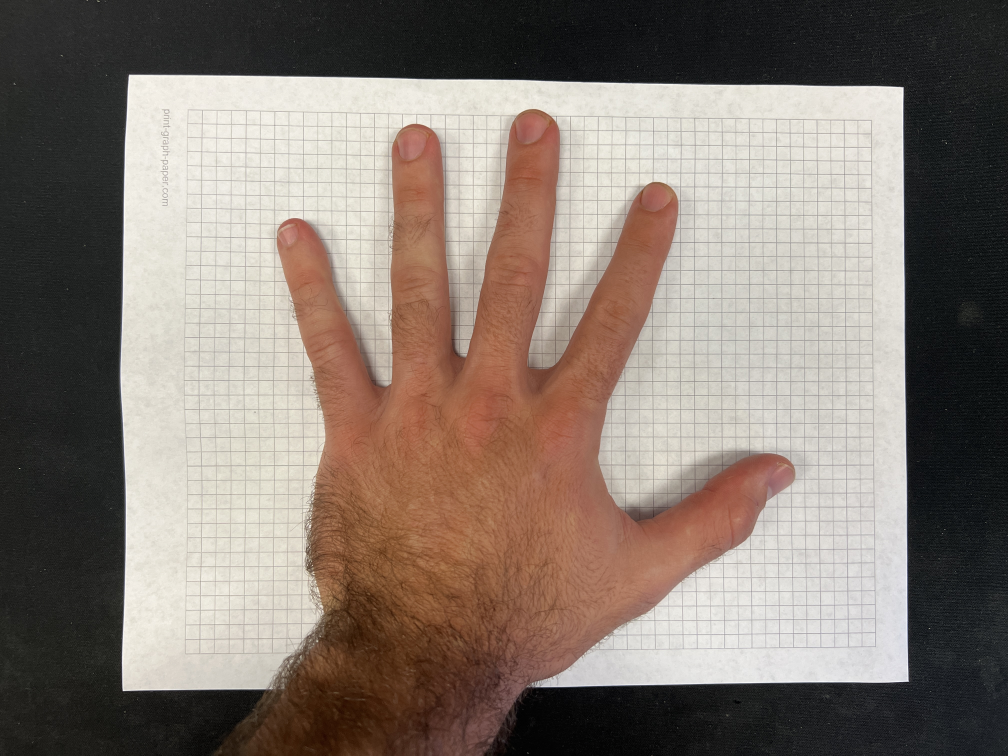
#> input picture normalization/test_user.JPG, 4032 x 3024 px (shown at 1/4 size)
$ python hand_size_calibration.py
#> lines starting #> are read from the running program, lines starting #| are printed output that depends on the picture; after the words box and inside, x2 and y2 are one past the last pixel; in counts of white or black regions, pixels touching at a corner belong together
"""
-------------------------------------------------------------------------------
 Title        : hand_size_calibration.py
 Description  : Input an image of a hand on a sheet of paper to calculate the hand size in cm
 Author       : Guillem Cornella
 Date Created : February 2024
-------------------------------------------------------------------------------
"""

import cv2
import numpy as np
from skimage.measure import label, regionprops
import mediapipe as mp
import json
import sys

# Import mediapipe utils
mp_drawing = mp.solutions.drawing_utils
mp_drawing_styles = mp.solutions.drawing_styles
mp_hands = mp.solutions.hands
mp_selfie_segmentation = mp.solutions.selfie_segmentation


# [89 lines left out: functions mediapipe_detection, draw_landmarks, calculate_hand_size, upload_from_video, not called in this run]


def apply_mediapipe(image, paper_perimeter_px, cut):
    print(" --- Applying mediapipe to the image ---")
    # This functions uses the Mediapipe hand detection model to estimate hand landmarks
    with mp_hands.Hands(
            model_complexity=0,
            min_detection_confidence=0.25,
            min_tracking_confidence=0.25,
            max_num_hands=1) as hands:

        # Apply Mediapipe HAND detection model
        image, results = mediapipe_detection(image, hands)

        LR = []  # list that will contain both landmarks from left and right hands
        if results.multi_hand_landmarks:  # this is a list with [landmarks_hand1, landmarks_hand2]

            for rl, hand_landmarks in enumerate(
                    results.multi_hand_landmarks):  # iterate through all the detected hands

                # Draw the hand landmarks
                draw_landmarks(image, hand_landmarks)

                # Get hand index to check label (left or right)
                handIndex = results.multi_hand_landmarks.index(hand_landmarks)
                handScore = results.multi_handedness[handIndex].classification[0].score
                handLabel = results.multi_handedness[handIndex].classification[0].label

                # Flip right and left hand because the image is mirrored
                # handLabel = 'Right' if handLabel == 'Left' else 'Left'

                # Initialize a list with the hand label and its score
                handLandmarks = [[handLabel, handScore]]

                for landmarks in hand_landmarks.landmark:
                    # Append the handLandmarks list with x, y and z positions of each landmark
                    handLandmarks.append([landmarks.x, landmarks.y, landmarks.z])
                LR.append(handLandmarks)

        # Add data to the dictionary if LR not empty
        if LR:
            my_dict = {}
            my_dict['user'] = user_id

            # Call the calculate_hand_size() function to get the dimension of the user's hand in pixels
            hand_coordinates = LR[0][1:] # either the left or the right hand
            hand_size_px = calculate_hand_size(hand_coordinates, w, h)
            my_dict['hand_size_px'] = hand_size_px

            # Size of a letter paper is
            paper_width = 27.94
            paper_height = 21.59
            paper_perimeter_cm = 2 * paper_width + 2 * paper_height
            paper_perimeter_px_entirewindow = 2 * w + 2 * h
            print('paper perimeter of the uncut image is {} pixels'.format(paper_perimeter_px))
            print('paper perimeter occupying the entire screen is {} pixels'.format(paper_perimeter_px_entirewindow))

            # Convert from cm to pixels
            scale_cmpx = paper_perimeter_px / paper_perimeter_cm
            print("1 cm equals to: ", scale_cmpx * 1, " pxs")
            print("paper width (cm) equals to: ", scale_cmpx * 27.94, " pxs")

            # Convert from pixels to cm
            scale_pxcm = paper_perimeter_cm / paper_perimeter_px
            print("hand size (px) equals to: ", scale_pxcm * hand_size_px, " cms")
            my_dict['hand_size_cm'] = scale_pxcm * hand_size_px

            with open(user_id+'_calib_new'+ '_cut' + str(cut) + '.json', 'w') as file:
                json.dump(my_dict, file)

    return image


def extract_corners(img):
    try:
        # Start with morphological operations to get a blank page.
        # Repeated Closing operation to remove text from the sheet of paper.
        kernel = np.ones((10,10),np.uint8)
        img_morph = cv2.morphologyEx(img, cv2.MORPH_CLOSE, kernel, iterations= 1)

        # Convert the input image into the grayscale color space
        operated_image = cv2.cvtColor(img_morph, cv2.COLOR_BGR2GRAY)
        # Modify the data type setting to 32-bit floating point
        operated_image = np.float32(operated_image)
        # Apply the cv2.cornerHarris method to detect the corners
        dest = cv2.cornerHarris(operated_image,     # image
                                10,                 # blockSize (size of neighbourhood)
                                5,                  # ksize (aperture parameter of the Sobel used)
                                0.07)               # k (free parameter)

        # Dilate the corners for better visualization and detection of corner centroids
        kernel = np.ones((10,10), np.uint8)
        dest = cv2.dilate(dest, kernel)

        # Reverting back to the original image to visualize the corners in red, with optimal threshold value
        img_visualization = img_morph.copy()
        # Change this threshold to find a better corner detection. The higher it is, the more restrictive
        threshold = 0.1
        bool_array = dest > threshold * dest.max()
        img_visualization[bool_array] = [0, 0, 255]
        cv2.imshow('Corners', img_visualization)
        # cv2.waitKey(0)

        # Get the centroid of the detected corner or blob
        labelled_array = label(bool_array)
        # Get the region properties of each blob using skimage library
        regions = regionprops(labelled_array)

        # Calculate the centroid of each blob, iterating through all the detected blobs
        centroids = []
        for region in regions:
            centroid = region.centroid
            h_centr = int(centroid[0])
            w_centr = int(centroid[1])
            # print('hcent: ', h_centr, 'w_centr: ',w_centr)
            # If in the borders of the image (not in the center of the screen) then save point as a corner
            if (10 < h_centr < h/2 or h-10 > h_centr > 2/4*h) and (10 < w_centr < w/2 or w-10 >w_centr > 2/4*w):
                centroids.append([w_centr, h_centr])

        # Get the 4 corners, taking mins and maxs of centroids list
        # Find the minimum and maximum x and y coordinates
        min_x = min(coord[0] for coord in centroids)
        max_x = max(coord[0] for coord in centroids)
        min_y = min(coord[1] for coord in centroids)
        max_y = max(coord[1] for coord in centroids)

        # Calculate distances from corners
        distances = [
            (coord[0] - min_x) ** 2 + (coord[1] - min_y) ** 2 +
            (coord[0] - max_x) ** 2 + (coord[1] - min_y) ** 2 +
            (coord[0] - min_x) ** 2 + (coord[1] - max_y) ** 2 +
            (coord[0] - max_x) ** 2 + (coord[1] - max_y) ** 2
            for coord in centroids
        ]

        # Get indices of four closest points
        indices = sorted(range(len(distances)), key=lambda i: distances[i], reverse=True)[:4]

        # Get the four extreme coordinates
        coordinates = [centroids[i] for i in indices]

        up_left = []
        up_right = []
        low_left = []
        low_right = []

        # Determine the center of the coordinate system
        center_x = sum(x for x, y in coordinates) / len(coordinates)
        center_y = sum(y for x, y in coordinates) / len(coordinates)

        for x, y in coordinates:
            if x < center_x and y < center_y:
                up_left.append([x, y])
            elif x >= center_x and y < center_y:
                up_right.append([x, y])
            elif x < center_x and y >= center_y:
                low_left.append([x, y])
            elif x >= center_x and y >= center_y:
                low_right.append([x, y])

        print("Up Left:", up_left)
        print("Up Right:", up_right)
        print("Low Left:", low_left)
        print("Low Right:", low_right)
        centroids = [up_left, up_right, low_left, low_right]

        # Define the four corners of the original image
        corners = np.float32(centroids)

        paper_perimeter_px = np.sqrt((up_left[0][0] - up_right[0][0]) ** 2 + (up_left[0][1] - up_right[0][1]) ** 2) + \
                             np.sqrt((up_left[0][0] - low_left[0][0]) ** 2 + (up_left[0][1] - low_left[0][1]) ** 2) + \
                             np.sqrt((low_left[0][0] - low_right[0][0]) ** 2 + (low_left[0][1] - low_right[0][1]) ** 2) + \
                             np.sqrt((up_right[0][0] - low_right[0][0]) ** 2 + (up_right[0][1] - low_right[0][1]) ** 2)

        # Call the mediapipe hand detection model before cutting the image using the corners.
        image = apply_mediapipe(img, paper_perimeter_px, False)
        cv2.imshow('Result without cutting', image)

        # Define the four corners of the original image
        destination_corners = np.float32([[0, 0], [w, 0],[0, h], [w, h]])

        # Compute the perspective transform matrix
        if len(corners)==4:
            matrix = cv2.getPerspectiveTransform(corners, destination_corners)
            # Apply the perspective transformation to the image
            result = cv2.warpPerspective(img, matrix, (w, h))

        # Once the perspective transformation has been applied, call mediapipe again to calculate hand size
        paper_perimeter_px = w * 2 + h * 2

        # Apply mediapipe again with the hand occupying the entire screen
        final_image = apply_mediapipe(result, paper_perimeter_px, True)

        return final_image

    except ValueError:
        print('Upload another image with visible margins')
        #break


# Define the main block
if __name__ == "__main__":

    # Define the user's id or the file_path of your calibration image
    user_id = 'test_user'      # add your user_id here
    print('Running hand size normalization for {}'.format(user_id))

    # Depending on the landmarks you want to interact with (MCP, PIP, or fingertips), select an appropriate function
    # After this calibration you'll calculate the error from the one index fingertip against each contralateral landmark
    landmark_joints = 'fingertips'  # can also be 'MCP', or 'PIP'
    print('Calculating distance considering {} landmarks'.format(landmark_joints))

    # Choose if you want to upload an image or to take a picture from the webcam
    # Place your hand on top on a letter-sized blank paper on a desk, and avoid having obstacles, then take a picture.
    uploadMethod = 'file'      # alternative is 'webcam' in real rime.
    # Press 's' to save image in the 'webcam' scenario
    print('Reading image from {}'.format(uploadMethod))

    if uploadMethod == 'file':
        # Read the given image from the hand on a sheet of paper
        img = cv2.imread(user_id+'.JPG')
#> img is the input picture: shape (3024, 4032, 3); mean B, G, R 112.3, 121, 133.1

        # Prepare the image for the corner extraction
        # Get the dimensions of the image [height, width, channels]
        h, w, c = np.shape(img)
        print('Height:', h, ' - Width:', w, ' - Channels:', c)
#| Height: 3024  - Width: 4032  - Channels: 3

        # If the image is uploaded vertically then rotate it. Using aspect ratio
        if w / h < 1:
            img = cv2.rotate(img, cv2.ROTATE_90_COUNTERCLOCKWISE)
            # Get the dimensions of the rotated image [height, width, channels]
            h, w, c = np.shape(img)

        # Resize the image for standardization if needed. Comment the following lines if you don't want to resize
        w, h = int(w / 4), int(h / 4)
        img = cv2.resize(img, (w, h))
#> img: shape (756, 1008, 3)
        print('Image resized size: ', img.shape)
#| Image resized size:  (756, 1008, 3)

    else:
        # Upload from a webcam's video (not recommended)
        w, h = 1280, 720
        img = upload_from_video()

    # Detect the corners of the sheet of paper (with known size), to standardize the hand size
    # This will be used to normalize the hand to its depth for better precision.
    image_cut = extract_corners(img)
#> in extract_corners, `img_morph = cv2.morphologyEx(img, cv2.MORPH_CLOSE, kernel, iterations=..`:
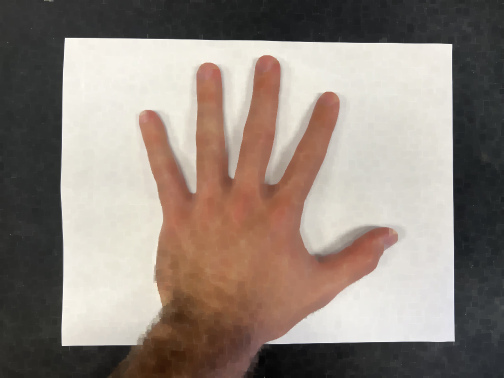
#> img_morph: shape (756, 1008, 3) (shown at 1/2 size); mean B, G, R 123.6, 132.4, 144.4
#> in extract_corners, `operated_image = cv2.cvtColor(img_morph, cv2.COLOR_BGR2GRAY)`:
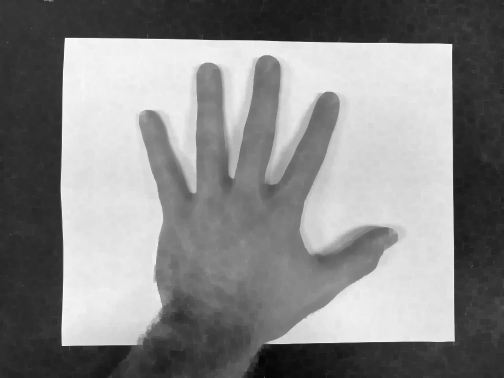
#> operated_image: shape (756, 1008) (shown at 1/2 size); min 5, max 255, mean 134.9
#> in extract_corners, `dest = cv2.cornerHarris(operated_image,`:
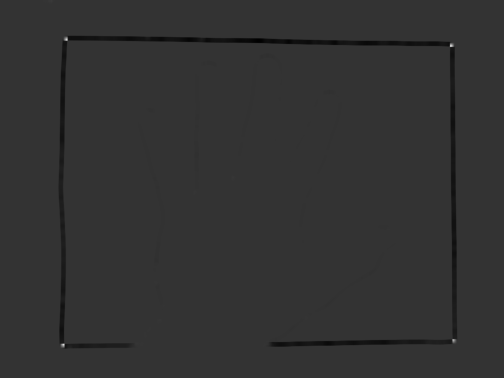
#> dest: shape (756, 1008) float32 (shown at 1/2 size); min -461992192, max 1.83e+09, mean -8107092.5; drawn with min black and max white
#> in extract_corners, `dest = cv2.dilate(dest, kernel)`:
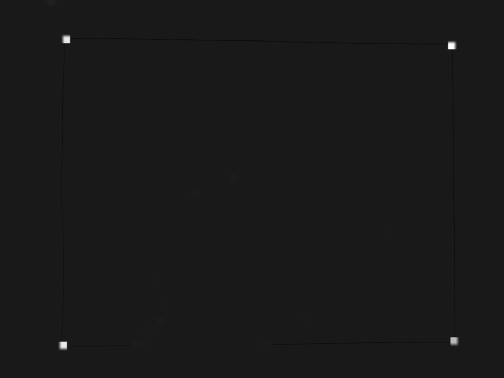
#> dest: shape (756, 1008) float32 (shown at 1/2 size); min -201204096, max 1.83e+09, mean 1371684.6; drawn with min black and max white
#> in extract_corners, `img_visualization[bool_array] = [0, 0, 255]`:
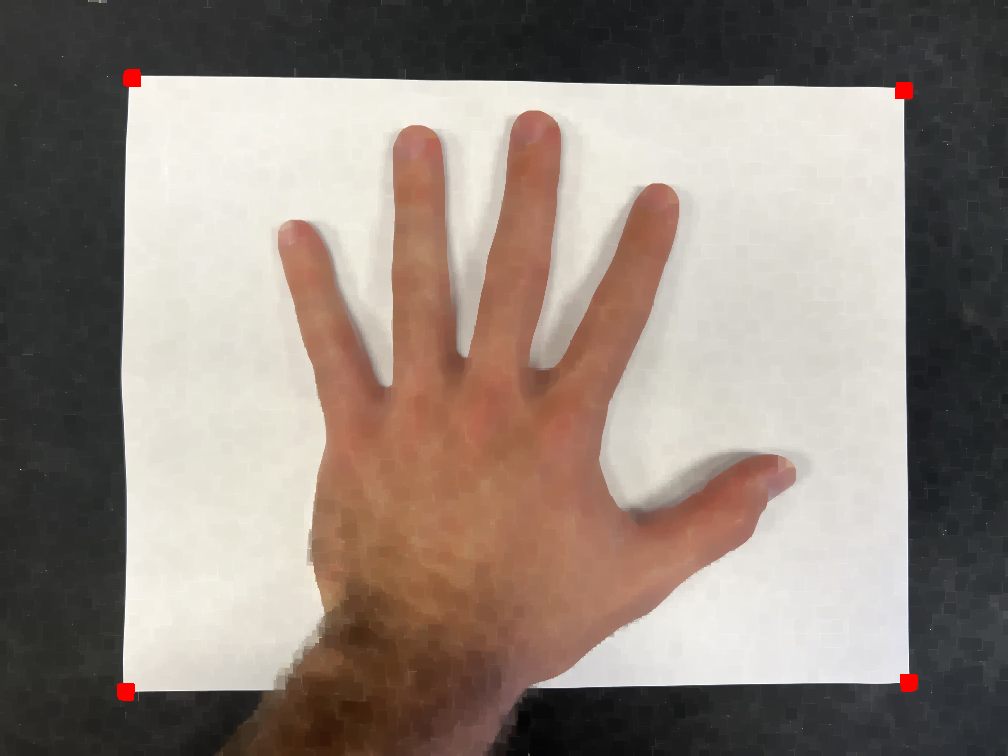
#> img_visualization: shape (756, 1008, 3); 0.16% of pixels changed, all inside (x1, y1, x2, y2) = (117, 69, 918, 701)
#> in extract_corners, `labelled_array = label(bool_array)`:
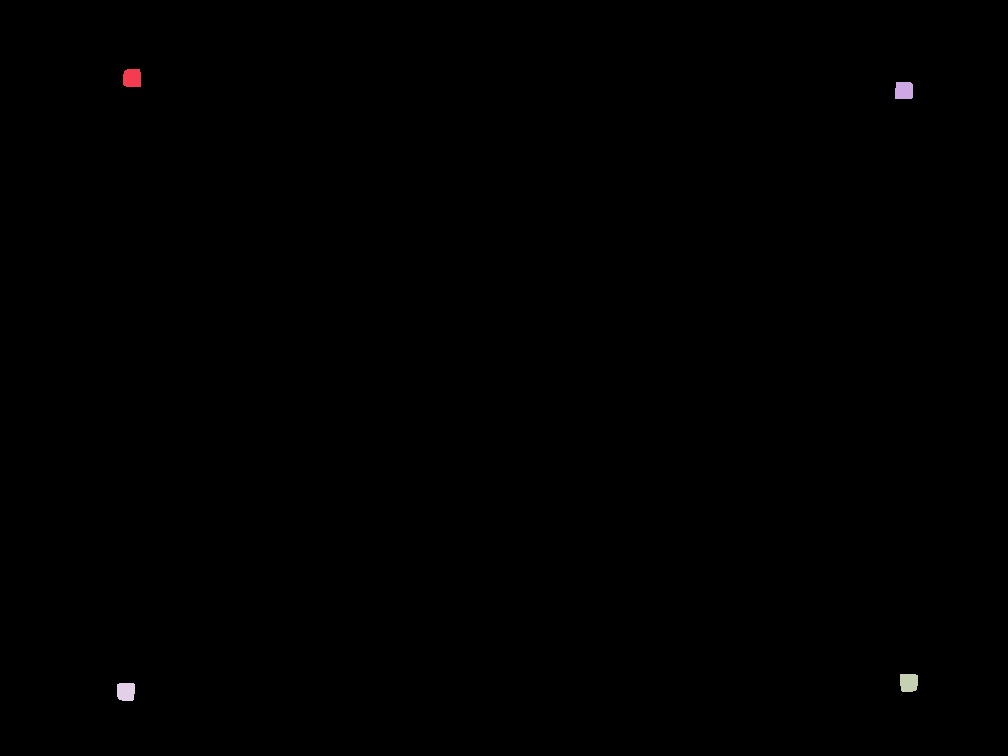
#> labelled_array: shape (756, 1008) int32; 5 distinct labels, from 0 to 4; one colour per label, 0 black
#> in extract_corners, `regions = regionprops(labelled_array)`: regions = 4 regions; box (x1, y1, x2, y2) and area: (123, 69, 141, 87) 308, (900, 674, 918, 692) 304, (117, 683, 135, 701) 304, (895, 82, 913, 99) 296
#> the loop in extract_corners, `for region in regions:` made 4 passes
#> (centroid, h_centr, w_centr) on passes 1 to 4: ((77.68, 131.7), 77, 131), ((90.16, 903.6), 90, 903), ((682.2, 908.4), 682, 908), ((691.2, 125.5), 691, 125)
#> after the loop in extract_corners, `for region in regions:`: centroids = [[131, 77], [903, 90], [908, 682], [125, 691]]
#> in extract_corners, `min_x = min(coord[0] for coord in centroids)`: min_x = 125
#> in extract_corners, `max_x = max(coord[0] for coord in centroids)`: max_x = 908
#> in extract_corners, `min_y = min(coord[1] for coord in centroids)`: min_y = 77
#> in extract_corners, `max_y = max(coord[1] for coord in centroids)`: max_y = 691
#> in extract_corners, `distances = [ (coord[0] - min_x) ** 2 + (coord[1] - min_y) ** 2 + (coo..`: distances = [1961522, 1933358, 1958390, 1980170]
#> in extract_corners, `indices = sorted(range(len(distances)), key=lambda i: distances[i], re..`: indices = [3, 0, 2, 1]
#> in extract_corners, `coordinates = [centroids[i] for i in indices]`: coordinates = [[125, 691], [131, 77], [908, 682], [903, 90]]
#> in extract_corners, `center_x = sum(x for x, y in coordinates) / len(coordinates)`: center_x = 516.8
#> in extract_corners, `center_y = sum(y for x, y in coordinates) / len(coordinates)`: center_y = 385
#> the loop in extract_corners, `for x, y in coordinates:` made 4 passes
#> after the loop in extract_corners, `for x, y in coordinates:`: low_left = [[125, 691]]; low_right = [[908, 682]]; up_left = [[131, 77]]; up_right = [[903, 90]]
#| Up Left: [[131, 77]]
#| Up Right: [[903, 90]]
#| Low Left: [[125, 691]]
#| Low Right: [[908, 682]]
#> in extract_corners, `centroids = [up_left, up_right, low_left, low_right]`: centroids = [[[131, 77]], [[903, 90]], [[125, 691]], [[908, 682]]]
#> in extract_corners, `corners = np.float32(centroids)`: corners = [[131, 77], [903, 90], [125, 691], [908, 682]]
#> in extract_corners, `paper_perimeter_px = np.sqrt((up_left[0][0] - up_right[0][0]) ** 2 + (..`: paper_perimeter_px = 2761.2
#> (the run stopped early here; a loop or call above may not have finished)
